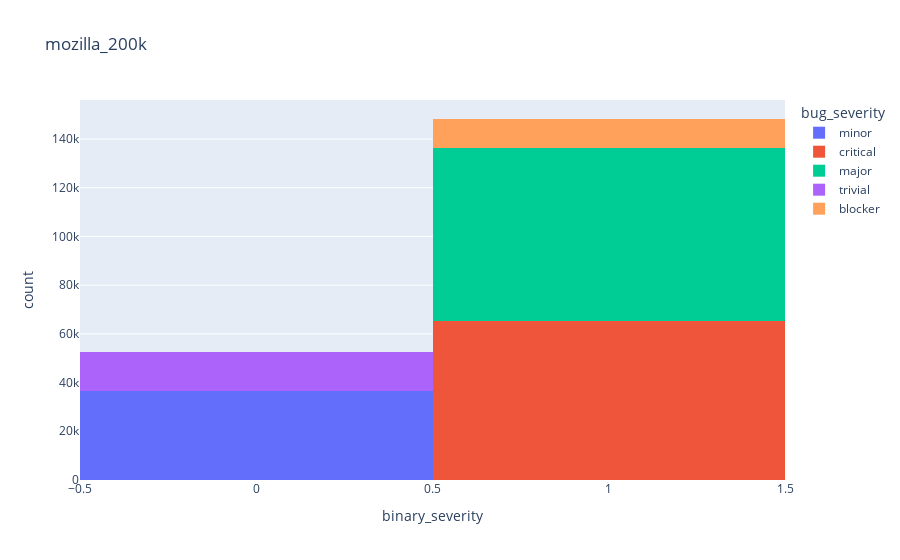

The notebook cell saved with this chart:
### Code cell
fig = px.histogram(df,x="bug_severity", color="binary_severity", title=name)
fig = px.histogram(df,x="binary_severity", color="bug_severity", title=name)
# value_counts = df['binary_severity'].value_counts().sort_index()

# # Add annotations for the total count at the top of each bar
# for i, count in enumerate(value_counts):
#     fig.add_annotation(
#         x=i,  # X position of the annotation
#         y=count + 1000,  # Y position of the annotation (slightly above the bar)
#         text=str(count),  # Text of the annotation
#         showarrow=False,  # Don't show an arrow pointing to the bar
#     )
fig.show()

### Figure 1 — Plotly figure (JSON) as saved in the notebook; plotly's stock layout.template omitted (floating-point values rounded to 4 significant figures; data arrays with more than 128 entries replaced by an {"elided": "..."} marker saying what was removed)
{"data": [{"alignmentgroup": "True", "bingroup": "x", "hovertemplate": "bug_severity=minor<br>binary_severity=%{x}<br>count=%{y}<extra></extra>", "legendgroup": "minor", "marker": {"color": "#636efa", "pattern": {"shape": ""}}, "name": "minor", "offsetgroup": "minor", "orientation": "v", "showlegend": true, "type": "histogram", "x": {"elided": "36562 int values"}, "xaxis": "x", "yaxis": "y"}, {"alignmentgroup": "True", "bingroup": "x", "hovertemplate": "bug_severity=critical<br>binary_severity=%{x}<br>count=%{y}<extra></extra>", "legendgroup": "critical", "marker": {"color": "#EF553B", "pattern": {"shape": ""}}, "name": "critical", "offsetgroup": "critical", "orientation": "v", "showlegend": true, "type": "histogram", "x": {"elided": "65434 int values"}, "xaxis": "x", "yaxis": "y"}, {"alignmentgroup": "True", "bingroup": "x", "hovertemplate": "bug_severity=major<br>binary_severity=%{x}<br>count=%{y}<extra></extra>", "legendgroup": "major", "marker": {"color": "#00cc96", "pattern": {"shape": ""}}, "name": "major", "offsetgroup": "major", "orientation": "v", "showlegend": true, "type": "histogram", "x": {"elided": "70996 int values"}, "xaxis": "x", "yaxis": "y"}, {"alignmentgroup": "True", "bingroup": "x", "hovertemplate": "bug_severity=trivial<br>binary_severity=%{x}<br>count=%{y}<extra></extra>", "legendgroup": "trivial", "marker": {"color": "#ab63fa", "pattern": {"shape": ""}}, "name": "trivial", "offsetgroup": "trivial", "orientation": "v", "showlegend": true, "type": "histogram", "x": {"elided": "16039 int values"}, "xaxis": "x", "yaxis": "y"}, {"alignmentgroup": "True", "bingroup": "x", "hovertemplate": "bug_severity=blocker<br>binary_severity=%{x}<br>count=%{y}<extra></extra>", "legendgroup": "blocker", "marker": {"color": "#FFA15A", "pattern": {"shape": ""}}, "name": "blocker", "offsetgroup": "blocker", "orientation": "v", "showlegend": true, "type": "histogram", "x": {"elided": "11793 int values"}, "xaxis": "x", "yaxis": "y"}], "layout": {"barmode": "relative", "legend": {"title": {"text": "bug_severity"}, "tracegroupgap": 0}, "title": {"text": "mozilla_200k"}, "xaxis": {"anchor": "y", "domain": [0, 1], "title": {"text": "binary_severity"}}, "yaxis": {"anchor": "x", "domain": [0, 1], "title": {"text": "count"}}}}
